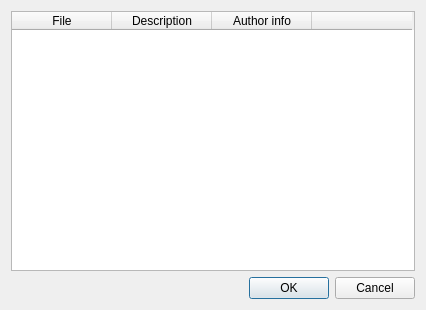
<?xml version="1.0" encoding="UTF-8"?>
<ui version="4.0">
 <class>PluginDialog</class>
 <widget class="QDialog" name="PluginDialog">
  <property name="geometry">
   <rect>
    <x>0</x>
    <y>0</y>
    <width>426</width>
    <height>310</height>
   </rect>
  </property>
  <property name="windowTitle">
   <string>Dialog</string>
  </property>
  <layout class="QGridLayout" name="gridLayout">
   <item row="2" column="0">
    <widget class="QDialogButtonBox" name="buttonBox">
     <property name="orientation">
      <enum>Qt::Horizontal</enum>
     </property>
     <property name="standardButtons">
      <set>QDialogButtonBox::Cancel|QDialogButtonBox::Ok</set>
     </property>
    </widget>
   </item>
   <item row="1" column="0">
    <widget class="QTableWidget" name="tableWidget">
     <column>
      <property name="text">
       <string>File</string>
      </property>
     </column>
     <column>
      <property name="text">
       <string>Description</string>
      </property>
     </column>
     <column>
      <property name="text">
       <string>Author info</string>
      </property>
     </column>
     <column>
      <property name="text">
       <string/>
      </property>
     </column>
    </widget>
   </item>
  </layout>
 </widget>
 <resources/>
 <connections>
  <connection>
   <sender>buttonBox</sender>
   <signal>accepted()</signal>
   <receiver>PluginDialog</receiver>
   <slot>accept()</slot>
   <hints>
    <hint type="sourcelabel">
     <x>248</x>
     <y>254</y>
    </hint>
    <hint type="destinationlabel">
     <x>157</x>
     <y>274</y>
    </hint>
   </hints>
  </connection>
  <connection>
   <sender>buttonBox</sender>
   <signal>rejected()</signal>
   <receiver>PluginDialog</receiver>
   <slot>reject()</slot>
   <hints>
    <hint type="sourcelabel">
     <x>316</x>
     <y>260</y>
    </hint>
    <hint type="destinationlabel">
     <x>286</x>
     <y>274</y>
    </hint>
   </hints>
  </connection>
 </connections>
</ui>
